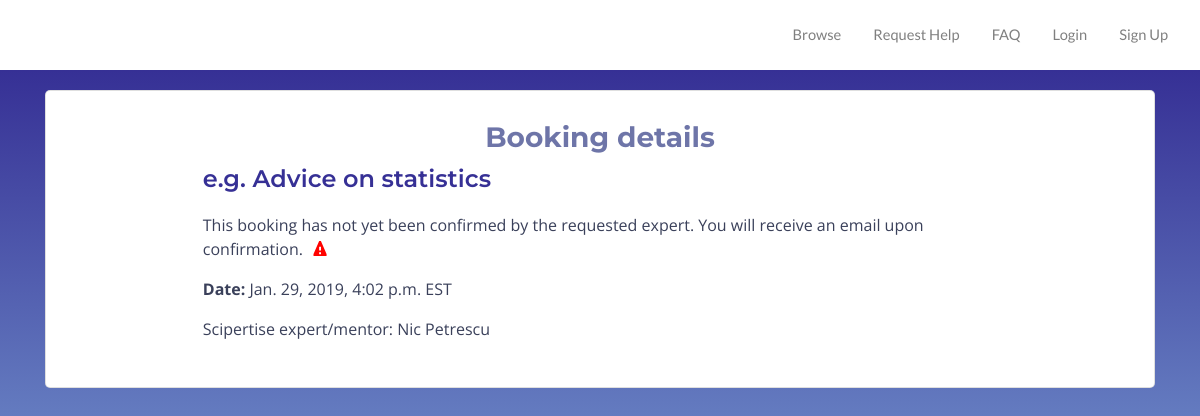
/booking/63/, run on the app's committed database.
### booking/models.py (models this page shows, shortened)
class Booking(models.Model):
    user = models.ForeignKey(CustomUser, null=True, default='', on_delete=models.CASCADE)
    expert = models.ForeignKey(CustomUser, null=True, default='',on_delete=models.CASCADE, related_name='bookings')
    title = models.CharField(max_length=200, default='e.g. Advice on statistics', null=True)
    start_time = models.DateTimeField('Start time', null=True)
    end_time = models.DateTimeField('End time', null=True)
    notes = models.TextField('Notes', blank=True, null=True)
    is_confirmed = models.BooleanField(blank=True, default=False)
    is_tutorial = models.BooleanField(blank=True, default=False)
    description = models.TextField('Description', blank=True, null=True)
    class Meta:
        verbose_name = 'Booking'
        verbose_name_plural = 'Bookings'

### users/models.py (models this page shows)
class CustomUser(AbstractUser):
    objects = CustomUserManager()
    position = models.CharField(max_length =10000, null=True, default='', blank=True)
    bio = models.CharField(max_length =10000, null=True, default='', blank=True)
    skills = TaggableManager(help_text="A comma-separated list of tags.")
    image = models.ImageField(upload_to="profile_image", blank=True)
    website = models.CharField(max_length=10000, null=True, default='', blank=True)
    skill_area1_title = models.CharField(max_length =10000, null=True, default='', blank=True)
    skill_area1 = models.CharField(max_length =10000, null=True, default='', blank=True)
    skill_area2_title = models.CharField(max_length =10000, null=True, default='', blank=True)
    skill_area2 = models.CharField(max_length =10000, null=True, default='', blank=True)
    skill_area3_title = models.CharField(max_length =10000, null=True, default='', blank=True)
    skill_area3 = models.CharField(max_length =10000, null=True, default='', blank=True)
    skill_area4_title = models.CharField(max_length =10000, null=True, default='', blank=True)
    skill_area4 = models.CharField(max_length =10000, null=True, default='', blank=True)
    skill_area5_title = models.CharField(max_length =10000, null=True, default='', blank=True)
    skill_area5 = models.CharField(max_length =10000, null=True, default='', blank=True)
    software_hardware = models.CharField(max_length =10000, null=True, default='', blank=True)
    software_hardware_intermediate = models.CharField(max_length =10000, null=True, default='', blank=True)
    availability = models.CharField(max_length=10000, null=True, default='', blank=True)
    rate = models.CharField(max_length= 10000, null=True, default='', blank=True)
    expert = models.BooleanField(blank=True, default=False)
    gives_tutorials = models.BooleanField(blank=True, default=False)
    tutorial_area = models.CharField(max_length =10000, null=True, default='', blank=True)
    wants_expert = models.BooleanField(blank=True, default=False)
    needs_help_with = models.CharField(max_length =10000, null=True, default='', blank=True)
    profile_under_review = models.BooleanField(blank=True, default=False)
    profile_approved = models.BooleanField(blank=True, default=False)

### booking/views.py (the view)
# urls.py: path('booking/<int:pk>/', views.BookingDetailView.as_view(), name="booking_detail"),
class BookingDetailView(DetailView):
    model = Booking
    template = 'templates/booking_detail.html'

### booking/templates/booking/booking_detail.html (shortened to what this page needs)
{% extends 'layout.html' %}
{% load static %}
{% block content %}
<div class="container-fluid booking">
    <div class="container" id="booking_content">
        <div class="container card">
            <div class="container text_container_card">
        {% if booking.is_tutorial %}
<h3 class="booking_form_text">Group Video Tutorial Details</h3><br>
        {% else %}
   <h3 class="booking_form_text">Booking details</h3>
            {% endif %}
        <div class="container"><h4 class="tutorial_title">{{ booking.title }}&nbsp&nbsp</h4></div>
     {% if booking.is_tutorial %}
          <div class="container confirmed">
        {% if booking.is_confirmed %}
      <p class="confirmed">This tutorial is confirmed.&nbsp&nbsp</p><img class="check" src="/static/css/check.svg">
        {% else %}
        <p class="confirmed">This tutorial has not yet been confirmed by the requested expert. You will receive an email upon confirmation.&nbsp&nbsp<img class="x" src="/static/css/warning.svg"></p>
        {% endif %}
            </div>
            {% else %}
    <div class="container confirmed">
        {% if booking.is_confirmed %}
      <p class="confirmed">This booking is confirmed.&nbsp&nbsp</p><img class="check" src="/static/css/check.svg">
        {% else %}
        <p class="confirmed">This booking has not yet been confirmed by the requested expert. You will receive an email upon confirmation.&nbsp&nbsp<img class="x" src="/static/css/warning.svg"></p>
        {% endif %}
            </div>
            {% endif %}
        <div class="container">
        <p><strong>Date:</strong> {{ booking.start_time }} EST</p>
        {% if booking.is_tutorial %}
        <p><strong>Tutorial hosted by:</strong> {{ booking.expert.first_name }}&nbsp{{ booking.expert.last_name }}</p>
            {% else %}
        <p>Scipertise expert/mentor: {{ booking.expert.first_name }}&nbsp{{ booking.expert.last_name }}</p>
            {% endif %}
    </div>
    </div>
    </div>
    </div>
</div>
{% endblock %}

### static/css/layout.css (style rules this page uses)
p { color:#3a405a; }
body { background-image: url(scipertise_background_dark.jpg); background-size: cover; background-repeat:no-repeat; }
div.container.card { display: flex; padding: 20px; border-radius: 5px; margin: 20px auto; }
h4.tutorial_title { font-family: 'Montserrat', sans-serif; font-weight: 600; font-size: 18pt; margin: 10px 0px 15px 0px; color: #363095; }
div.container.confirmed { display: flex; flex-direction: row; align-content: flex-start; }
p.confirmed { padding-top: 5px; }
img.x { filter: invert(41%) sepia(97%) saturate(7245%) hue-rotate(353deg) brightness(96%) contrast(128%); height: 20px; width: 20px; padding-bottom: 5px; }
div.container-fluid.booking { background-color:#363095; background-image: linear-gradient(to bottom, #363095, #a0def8); height: 100%; margin: 0 auto; overflow-y:scroll; color: #3a405a; }
div.container.text_container_card { margin: 10px auto; width: 80%; }
h3.booking_form_text { color: #6e75a8; font-family: 'Montserrat', sans-serif; font-weight: 700; text-align: center; }
div#booking_content.container { font-family: 'Open Sans', sans-serif; color: #4C5280; }

### data on the page
Booking: title "e.g. Advice on statistics", start_time "Jan. 29, 2019, 4:02 p.m.", expert.first_name "Nic", expert.last_name "Petrescu"
